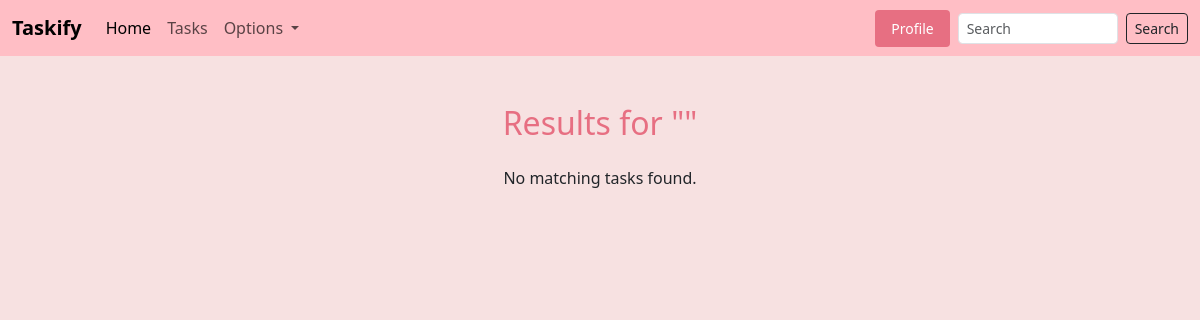
Before: /search/ (signed in) with the older database file.
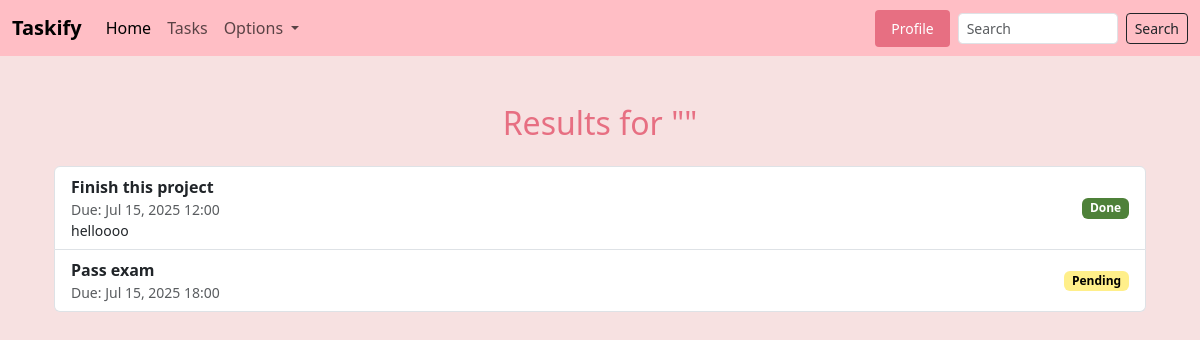
After: the same page with the newer database file.
### todo/models.py (models this page shows, shortened)
class Task(models.Model):
    user = models.ForeignKey(User, on_delete=models.CASCADE)
    title = models.CharField(max_length=100)
    description = models.TextField(blank=True)
    deadline = models.DateTimeField(null=True, blank=True)
    completed = models.BooleanField(default=False)
    created_at = models.DateTimeField(auto_now_add=True)

### todo/views.py (the view)
# urls.py: path('search/', views.search_tasks, name='search_tasks'),
@login_required
def search_tasks(request):
    query = request.GET.get('q', '')
    tasks = Task.objects.filter(user=request.user)
    if query:
        tasks = tasks.filter(title__icontains=query)
    context = {
        'tasks': tasks,
        'query': query,
    }
    return render(request, 'todo/search_results.html', context)

### templates/todo/search_results.html (shortened to what this page needs)
{% extends 'todo/base.html' %}
{% block content %}
<div class="container py-5">
    <h2 class="mb-4 text-center" style="color: #e76f82;">
        Results for "{{ query }}"
    </h2>
    {% if tasks %}
        <ul class="list-group">
            {% for task in tasks %}
                <li class="list-group-item d-flex justify-content-between align-items-center">
                    <div>
                        <strong>{{ task.title }}</strong>
                        {% if task.deadline %}
                            <small class="text-muted d-block">Due: {{ task.deadline|date:"M d, Y H:i" }}</small>
                        {% endif %}
                        {% if task.description %}
                            <small class="d-block">{{ task.description }}</small>
                        {% endif %}
                    </div>
                    <span class="badge {% if task.completed %}bg-success{% else %}bg-warning{% endif %}">
                        {% if task.completed %}Done{% else %}Pending{% endif %}
                    </span>
                </li>
            {% endfor %}
        </ul>
    {% else %}
        <p class="text-center">No matching tasks found.</p>
    {% endif %}
</div>
{% endblock %}

### templates/todo/base.html (shortened to what this page needs)
<!doctype html>
{% load static %}
<html lang="en">
<head>
    <link href="https://cdn.jsdelivr.net/npm/bootstrap@5.3.7/dist/css/bootstrap.min.css" rel="stylesheet"
>
    <link rel="stylesheet" href="{% static 'todo/main.css' %}">
</head>
<body>
<nav class="navbar navbar-expand-lg" style="background-color: #ffbec5;" data-bs-theme="light">
    <div class="container-fluid">
        <a class="navbar-brand" href="#"><strong>Taskify</strong></a>
        <div class="collapse navbar-collapse" id="navbarSupportedContent">
            <ul class="navbar-nav me-auto mb-2 mb-lg-0">
                <li class="nav-item">
                    <a class="nav-link active" aria-current="page" href="{% url 'home' %}">Home</a>
                </li>
                <li class="nav-item">
                    <a class="nav-link" href="{% url 'task_list' %}">Tasks</a>
                </li>
                <li class="nav-item dropdown">
                    <a class="nav-link dropdown-toggle" href="#" role="button"
                       data-bs-toggle="dropdown" aria-expanded="false">
                        Options
                    </a>
                </li>
            </ul>
            {% if user.is_authenticated %}
                <a href="{% url 'profile' %}" class="btn btn-pink btn-sm me-2 px-3 py-2">Profile</a>
            {% else %}
                <a href="{% url 'login' %}" class="btn btn-outline-secondary btn-sm me-2 px-3 py-2">Login</a>
                <a href="{% url 'register' %}" class="btn btn-pink btn-sm me-2 px-3 py-2">Register</a>
            {% endif %}
            <form class="d-flex" role="search" method="GET" action="{% url 'search_tasks' %}">
                <input class="form-control form-control-sm me-2" type="search" name="q" placeholder="Search"
                       aria-label="Search" style="width: 160px;">
                <button class="btn btn-outline-dark btn-sm" type="submit">Search</button>
            </form>
        </div>
    </div>
</nav>
<div class="container">
    {% block content %}
    {% endblock %}
</div>
</body>
</html>

### static/todo/main.css (style rules this page uses)
body { background-color: #f7e1e1 !important; }
.btn-pink { background-color: #e76f82; color: white; border: none; }
.bg-warning { background-color: #ffef8a !important; color: black; }
.bg-success { background-color: #4e8139 !important; }

Changed rows visible on the page:
now on this page (row edited): Task: title "Finish this project", deadline "Jul 15, 2025 12:00", description "helloooo", completed "Done"
added Task: title "Pass exam", deadline "Jul 15, 2025 18:00", completed "Pending"
Other visible differences:
text no longer shown: "No matching tasks found."
